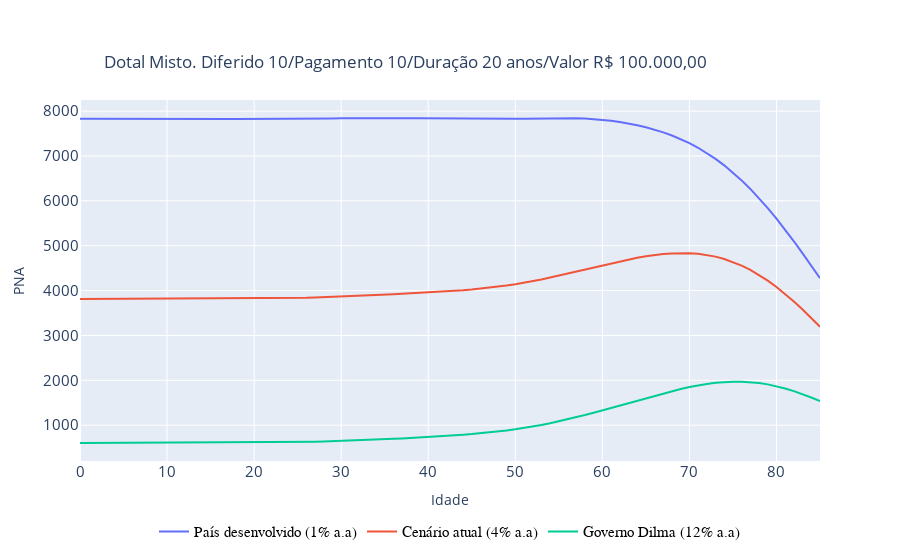

The code cell stored with this chart in its notebook:
### Code cell
values = []
c1 = 0.01 # País desenvolvido
c2 = 0.04 #Cenário atual
c3 = 0.12 #Governo Dilma
desc1 = "País desenvolvido (1% a.a)"
desc2 = "Cenário atual (4% a.a)"
desc3 = "Governo Dilma (12% a.a)"

fig = go.Figure()

for i_rate, desc in zip([c1, c2, c3], [desc1, desc2, desc3]):
    x_ = []
    y_ = []
    for age in range(0, 100):
        try:
            cell = []
            b.gen_commutations(i_rate)    
            b.calc_premium(age=age, dif_benef=10, 
                   term_benef=20, dif_pay=0, 
                   term_pay=10, antecip_pay=False, prod='D')
            
            
            x_.append(age)
            y_.append(b.pna*value)
        except:
            pass
        
    fig.add_trace(go.Scatter(x=np.array(x_), y=np.array(y_),
                              mode='lines',
                              name=desc))
    title = "Dotal Misto. Diferido {}/Pagamento {}/Duração {} anos/Valor {}".format(10, 
                                                                                    10, 20, 
                                                                                    real_br_money_mask(value))
    fig.update_layout(title={'text':title,
                              'y':0.9,
                              'x':0.45,
                             'xanchor': 'center',
                             'yanchor': 'top'},
                      xaxis_title='Idade',
                      yaxis_title='PNA', 
                      legend_orientation="h",
                      legend=dict(x=0.1, y=-0.15,
                                  font=dict(
                                  family="arial",
                                  size=15,
                                  color="black"
                      )))
    fig.update_xaxes(tickfont = dict(size=15))
    fig.update_yaxes(tickfont = dict(size=15))        
fig.show()

### Figure 1 — Plotly figure (JSON) as saved in the notebook; plotly's stock layout.template omitted (floating-point values rounded to 4 significant figures)
{"data": [{"mode": "lines", "name": "País desenvolvido (1% a.a)", "type": "scatter", "x": [0, 1, 2, 3, 4, 5, 6, 7, 8, 9, 10, 11, 12, 13, 14, 15, 16, 17, 18, 19, 20, 21, 22, 23, 24, 25, 26, 27, 28, 29, 30, 31, 32, 33, 34, 35, 36, 37, 38, 39, 40, 41, 42, 43, 44, 45, 46, 47, 48, 49, 50, 51, 52, 53, 54, 55, 56, 57, 58, 59, 60, 61, 62, 63, 64, 65, 66, 67, 68, 69, 70, 71, 72, 73, 74, 75, 76, 77, 78, 79, 80, 81, 82, 83, 84, 85], "y": [7828.0, 7829.0, 7829.0, 7829.0, 7828.0, 7828.0, 7828.0, 7827.0, 7827.0, 7827.0, 7827.0, 7826.0, 7826.0, 7826.0, 7825.0, 7825.0, 7824.0, 7824.0, 7823.0, 7823.0, 7823.0, 7823.0, 7824.0, 7824.0, 7826.0, 7827.0, 7829.0, 7832.0, 7834.0, 7837.0, 7839.0, 7842.0, 7843.0, 7845.0, 7845.0, 7845.0, 7844.0, 7843.0, 7841.0, 7839.0, 7836.0, 7834.0, 7832.0, 7829.0, 7827.0, 7825.0, 7824.0, 7824.0, 7824.0, 7825.0, 7827.0, 7830.0, 7834.0, 7837.0, 7840.0, 7843.0, 7843.0, 7840.0, 7834.0, 7823.0, 7808.0, 7786.0, 7759.0, 7725.0, 7686.0, 7640.0, 7587.0, 7527.0, 7457.0, 7378.0, 7287.0, 7183.0, 7067.0, 6936.0, 6791.0, 6631.0, 6455.0, 6265.0, 6060.0, 5839.0, 5605.0, 5357.0, 5099.0, 4831.0, 4556.0, 4276.0]}, {"mode": "lines", "name": "Cenário atual (4% a.a)", "type": "scatter", "x": [0, 1, 2, 3, 4, 5, 6, 7, 8, 9, 10, 11, 12, 13, 14, 15, 16, 17, 18, 19, 20, 21, 22, 23, 24, 25, 26, 27, 28, 29, 30, 31, 32, 33, 34, 35, 36, 37, 38, 39, 40, 41, 42, 43, 44, 45, 46, 47, 48, 49, 50, 51, 52, 53, 54, 55, 56, 57, 58, 59, 60, 61, 62, 63, 64, 65, 66, 67, 68, 69, 70, 71, 72, 73, 74, 75, 76, 77, 78, 79, 80, 81, 82, 83, 84, 85], "y": [3813.0, 3814.0, 3814.0, 3814.0, 3815.0, 3815.0, 3815.0, 3816.0, 3816.0, 3817.0, 3817.0, 3818.0, 3818.0, 3819.0, 3819.0, 3820.0, 3820.0, 3820.0, 3821.0, 3822.0, 3823.0, 3825.0, 3827.0, 3829.0, 3833.0, 3837.0, 3842.0, 3847.0, 3854.0, 3861.0, 3868.0, 3876.0, 3884.0, 3893.0, 3901.0, 3910.0, 3919.0, 3927.0, 3937.0, 3946.0, 3956.0, 3967.0, 3979.0, 3993.0, 4007.0, 4024.0, 4042.0, 4062.0, 4086.0, 4112.0, 4141.0, 4174.0, 4210.0, 4249.0, 4291.0, 4335.0, 4381.0, 4429.0, 4477.0, 4524.0, 4570.0, 4614.0, 4656.0, 4695.0, 4731.0, 4763.0, 4791.0, 4813.0, 4828.0, 4836.0, 4833.0, 4820.0, 4795.0, 4757.0, 4705.0, 4638.0, 4557.0, 4461.0, 4349.0, 4222.0, 4080.0, 3924.0, 3756.0, 3577.0, 3389.0, 3194.0]}, {"mode": "lines", "name": "Governo Dilma (12% a.a)", "type": "scatter", "x": [0, 1, 2, 3, 4, 5, 6, 7, 8, 9, 10, 11, 12, 13, 14, 15, 16, 17, 18, 19, 20, 21, 22, 23, 24, 25, 26, 27, 28, 29, 30, 31, 32, 33, 34, 35, 36, 37, 38, 39, 40, 41, 42, 43, 44, 45, 46, 47, 48, 49, 50, 51, 52, 53, 54, 55, 56, 57, 58, 59, 60, 61, 62, 63, 64, 65, 66, 67, 68, 69, 70, 71, 72, 73, 74, 75, 76, 77, 78, 79, 80, 81, 82, 83, 84, 85], "y": [604.0, 604.6, 605.1, 605.5, 606.0, 606.5, 607.0, 607.5, 608.1, 608.7, 609.4, 610.0, 610.6, 611.2, 611.8, 612.4, 612.9, 613.5, 614.1, 614.9, 615.8, 616.9, 618.4, 620.2, 622.5, 625.4, 628.8, 632.9, 637.7, 643.2, 649.2, 655.9, 663.1, 670.7, 678.8, 687.2, 696.0, 705.1, 714.7, 724.7, 735.4, 746.7, 758.9, 772.0, 786.2, 801.6, 818.6, 837.3, 858.2, 881.4, 907.4, 936.5, 968.7, 1004.0, 1043.0, 1085.0, 1130.0, 1177.0, 1227.0, 1279.0, 1331.0, 1385.0, 1439.0, 1494.0, 1549.0, 1603.0, 1657.0, 1709.0, 1760.0, 1807.0, 1850.0, 1888.0, 1919.0, 1944.0, 1961.0, 1970.0, 1969.0, 1959.0, 1940.0, 1909.0, 1869.0, 1819.0, 1759.0, 1692.0, 1616.0, 1535.0]}], "layout": {"legend": {"font": {"color": "black", "family": "arial", "size": 15}, "orientation": "h", "x": 0.1, "y": -0.15}, "title": {"text": "Dotal Misto. Diferido 10/Pagamento 10/Duração 20 anos/Valor R$ 100.000,00", "x": 0.45, "xanchor": "center", "y": 0.9, "yanchor": "top"}, "xaxis": {"tickfont": {"size": 15}, "title": {"text": "Idade"}}, "yaxis": {"tickfont": {"size": 15}, "title": {"text": "PNA"}}}}
